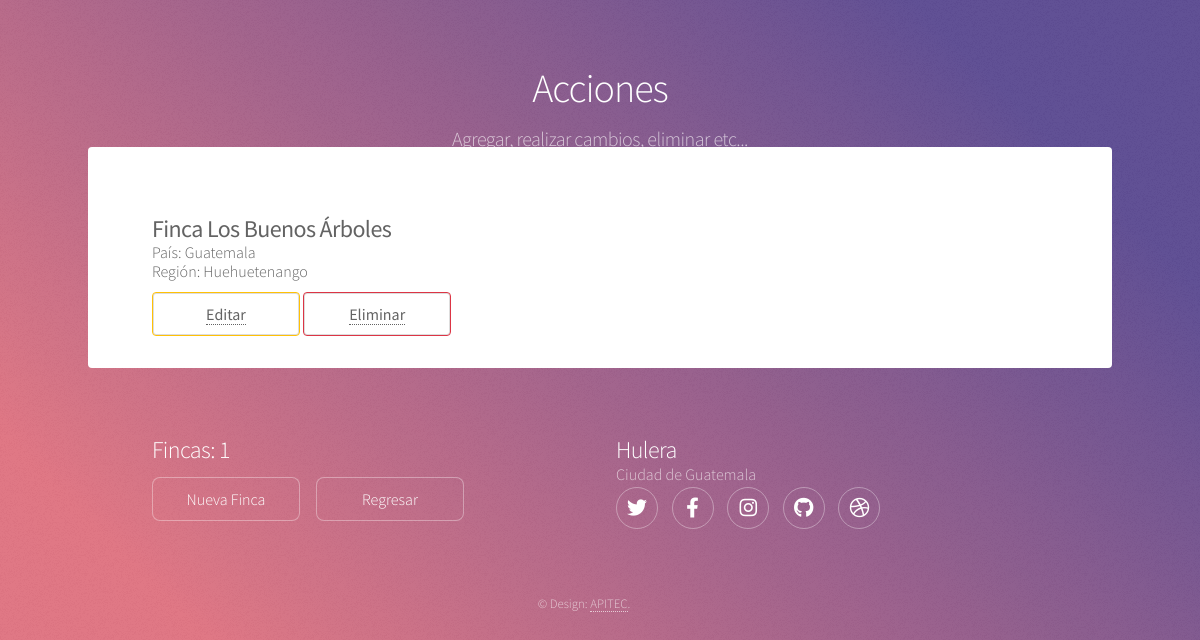
Page /estate/actions/2/ on the committed database.
### estate/models.py (models this page shows, shortened)
class Land(models.Model):
    name = models.CharField(max_length=100)
    country = models.CharField(max_length=100)
    region = models.CharField(max_length=100)

### estate/views.py (the view)
# urls.py: path('actions/<int:user_pk>/', views.actions, name='actions'),
def actions(request, user_pk):
    template = 'estate/actions.html'
    context = {
        'lands': Land.objects.all(),
        'user_pk': user_pk,
        'num_lands': Land.objects.count(),
    }
    return render(request, template, context)

### estate/templates/estate/actions.html (shortened to what this page needs)
<!DOCTYPE HTML>
{% load static %}
<html>
	<head>
        <link rel="stylesheet" href="https://stackpath.bootstrapcdn.com/bootstrap/4.3.1/css/bootstrap.min.css">
		<link rel="stylesheet" href="{% static 'assets/css/main.css' %}" />
	</head>
	<body class="is-preload">
			<div id="wrapper">
					<header id="header">
						<h1>Acciones</h1>
						<p>Agregar, realizar cambios, eliminar etc...</p>
					</header>
					<div id="main">
                        {% for land in lands %}
							<section id="content" class="main">
								<h2><strong>{{ land.name }}</strong></h2>
                                <p>País: {{ land.country }}</p>
                                <p>Región: {{ land.region }}</p>
                                <button type="button" class="btn btn-warning"><a href="{% url 'estate:edit-land' land.pk %}">Editar</a></button>
                                <button type="button" class="btn btn-danger"><a href="{% url 'estate:delete-land' land.pk %}">Eliminar</a></button>
                            </section>
                        {% endfor %}
					</div>
					<footer id="footer">
						<section>
							<h2>Fincas: {{ num_lands }}</h2>
							<ul class="actions">
                                <br><li><a href="{% url 'estate:new-land' user_pk %}" class="button" style="margin-top: 1em;">Nueva Finca</a></li>
                                <br><li><a href="{% url 'estate:index' user_pk %}" class="button" style="margin-top: 1em;">Regresar</a></li>
                            </ul>
						</section>
						<section>
							<h2>Hulera</h2>
								<dd>Ciudad de Guatemala</dd>
							<ul class="icons">
								<li><a href="#" class="icon brands fa-twitter alt"><span class="label">Twitter</span></a></li>
								<li><a href="#" class="icon brands fa-facebook-f alt"><span class="label">Facebook</span></a></li>
								<li><a href="#" class="icon brands fa-instagram alt"><span class="label">Instagram</span></a></li>
								<li><a href="#" class="icon brands fa-github alt"><span class="label">GitHub</span></a></li>
								<li><a href="#" class="icon brands fa-dribbble alt"><span class="label">Dribbble</span></a></li>
							</ul>
						</section>
						<p class="copyright">&copy; Design: <a href="http://apitec.io/" target="_blank">APITEC</a>.</p>
					</footer>
			</div>
	</body>
</html>

### rows in the picture
Land: name "Finca Los Buenos Árboles", country "Guatemala", region "Huehuetenango"

### other values in the picture
{{ num_lands }} "1"
